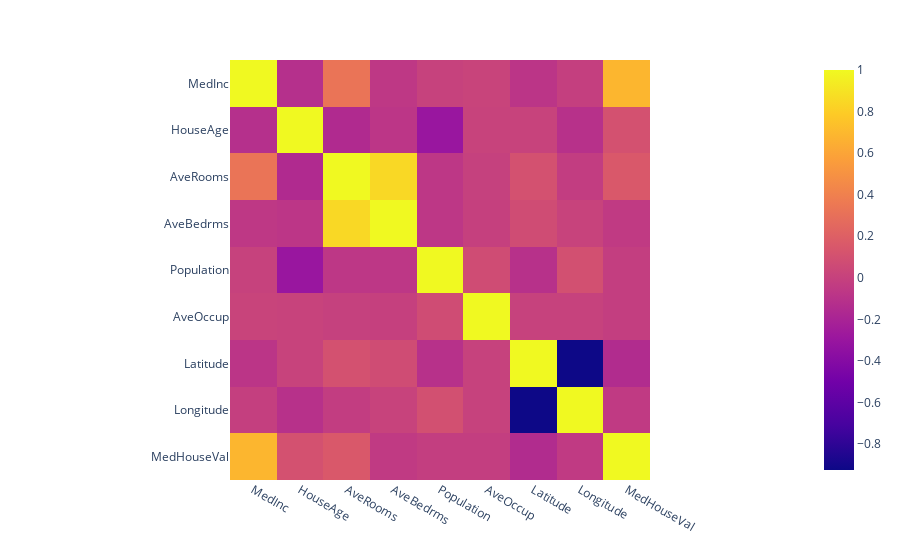

This figure's notebook cell:
### Code cell
#Graficamos el mapa de calor interactivo
fig = px.imshow(corr)
fig.show()

### Figure 1 — Plotly figure (JSON) as saved in the notebook; plotly's stock layout.template omitted (floating-point values rounded to 4 significant figures)
{"data": [{"coloraxis": "coloraxis", "hovertemplate": "x: %{x}<br>y: %{y}<br>color: %{z}<extra></extra>", "name": "0", "type": "heatmap", "x": ["MedInc", "HouseAge", "AveRooms", "AveBedrms", "Population", "AveOccup", "Latitude", "Longitude", "MedHouseVal"], "xaxis": "x", "y": ["MedInc", "HouseAge", "AveRooms", "AveBedrms", "Population", "AveOccup", "Latitude", "Longitude", "MedHouseVal"], "yaxis": "y", "z": [[1, -0.119, 0.3269, -0.06204, 0.004834, 0.01877, -0.07981, -0.01518, 0.6881], [-0.119, 1, -0.1533, -0.07775, -0.2962, 0.01319, 0.01117, -0.1082, 0.1056], [0.3269, -0.1533, 1, 0.8476, -0.07221, -0.004852, 0.1064, -0.02754, 0.1519], [-0.06204, -0.07775, 0.8476, 1, -0.0662, -0.006181, 0.06972, 0.01334, -0.0467], [0.004834, -0.2962, -0.07221, -0.0662, 1, 0.06986, -0.1088, 0.09977, -0.02465], [0.01877, 0.01319, -0.004852, -0.006181, 0.06986, 1, 0.002366, 0.002476, -0.02374], [-0.07981, 0.01117, 0.1064, 0.06972, -0.1088, 0.002366, 1, -0.9247, -0.1442], [-0.01518, -0.1082, -0.02754, 0.01334, 0.09977, 0.002476, -0.9247, 1, -0.04597], [0.6881, 0.1056, 0.1519, -0.0467, -0.02465, -0.02374, -0.1442, -0.04597, 1]]}], "layout": {"coloraxis": {"colorscale": [[0, "#0d0887"], [0.1111, "#46039f"], [0.2222, "#7201a8"], [0.3333, "#9c179e"], [0.4444, "#bd3786"], [0.5556, "#d8576b"], [0.6667, "#ed7953"], [0.7778, "#fb9f3a"], [0.8889, "#fdca26"], [1, "#f0f921"]]}, "margin": {"t": 60}, "xaxis": {"anchor": "y", "constrain": "domain", "domain": [0, 1], "scaleanchor": "y"}, "yaxis": {"anchor": "x", "autorange": "reversed", "constrain": "domain", "domain": [0, 1]}}}
